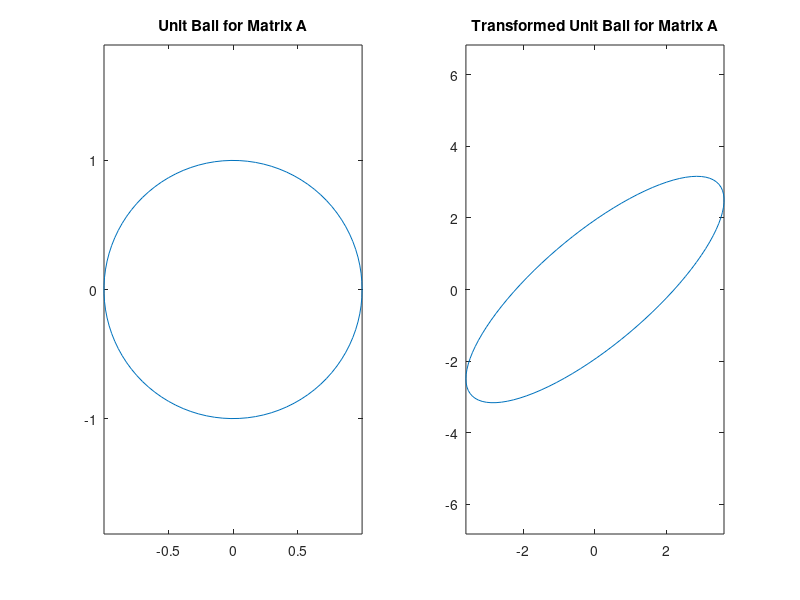
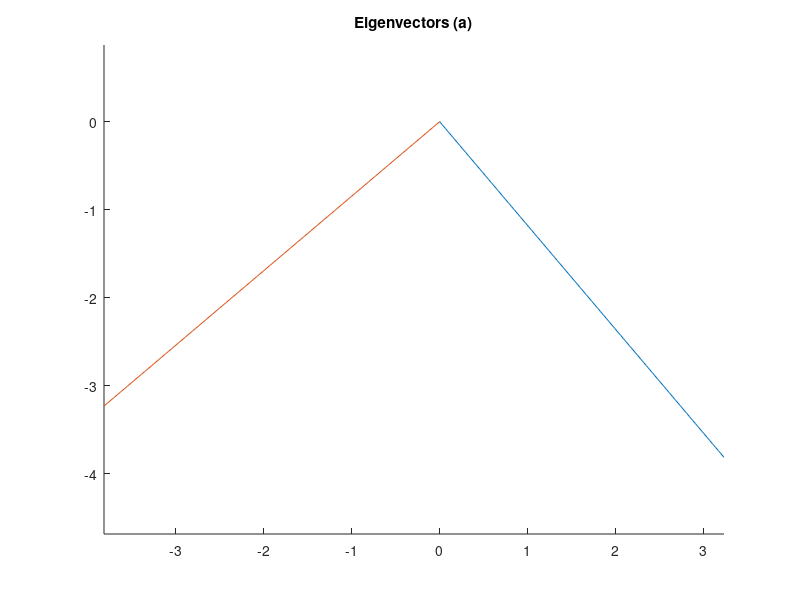
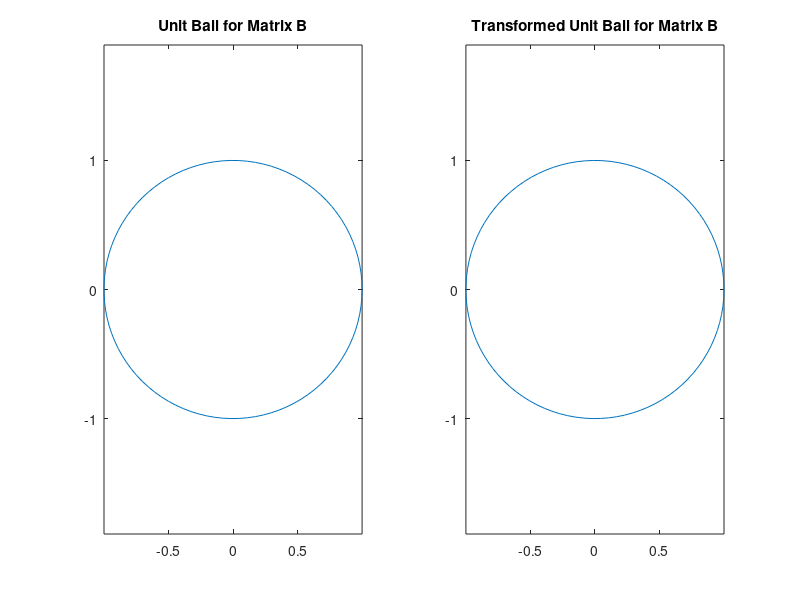
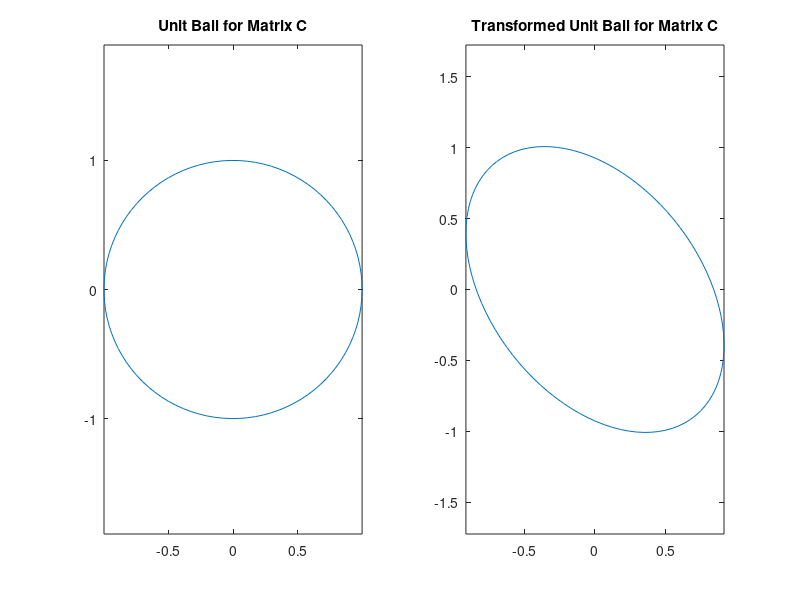

The MATLAB script that drew these images, in order:
% ME564_HW5
% Q1

% a
% Part i: Find Eigenvalues and Eigenvectors
A = [2, 3; 3, 1];
[V, D] = eig(A);

% Part ii: Plot the Unit Ball and Its Transformation
theta = linspace(0, 2*pi, 100);
x = cos(theta);
y = sin(theta);
unitBall = [x; y];

transformedBall = A * unitBall;

figure;
subplot(1,2,1);
plot(x, y);
title('Unit Ball for Matrix A');
axis equal;

subplot(1,2,2);
plot(transformedBall(1,:), transformedBall(2,:));
title('Transformed Unit Ball for Matrix A');
axis equal;

% Part iii: Plot the Eigenvectors
maxLength = 5;
length = linspace(0, maxLength, 100);

figure;
hold on;
for i = 1:size(V, 2)
    v = V(:, i);
    plot(length * v(1), length * v(2));
end
title('Eigenvectors (a)');
axis equal;
hold off;

% Part iv: Find the Value of maxLength
eigenvalues = diag(D);
maxLengthValues = 1 ./ eigenvalues;

disp('Values of maxLength for each eigenvector (a):');
disp(maxLengthValues);

% b

% answer to d: The reason eigenvectors were not plotted for part (b) is 
% likely because the matrix A in that part is a rotation matrix & for a 
% 2D rotation matrix, the eigenvalues & eigenvectors are complex. 
% So the reason might be: Plotting complex eigenvectors in the same 
% 2D space as the unit ball and its transformation would not be meaningful, 
% as the eigenvectors would not lie in the same real plane.

% Part i: Find Eigenvalues and Eigenvectors for Matrix B
A = [cos(pi/5), -sin(pi/5); sin(pi/5), cos(pi/5)];
[V, D] = eig(A);

% Display Eigenvalues and Eigenvectors
disp('Eigenvalues (b):');
disp(diag(D));
disp('Eigenvectors (b):');
disp(V);

% Part ii: Plot the Unit Ball and Its Transformation for Matrix B
theta = linspace(0, 2*pi, 100);
x = cos(theta);
y = sin(theta);
unitBall = [x; y];

transformedBall = A * unitBall;

figure;
subplot(1,2,1);
plot(x, y);
title('Unit Ball for Matrix B');
axis equal;

subplot(1,2,2);
plot(transformedBall(1,:), transformedBall(2,:));
title('Transformed Unit Ball for Matrix B');
axis equal;

% c
% Part i: Find Eigenvalues and Eigenvectors for Matrix C
A = [7/8, -1/4; -1/8, 1];
[V, D] = eig(A);

% Display Eigenvalues and Eigenvectors
disp('Eigenvalues (c):');
disp(diag(D));
disp('Eigenvectors (c):');
disp(V);

% Part ii: Plot the Unit Ball and Its Transformation for Matrix C
theta = linspace(0, 2*pi, 100);
x = cos(theta);
y = sin(theta);
unitBall = [x; y];

transformedBall = A * unitBall;

figure;
subplot(1,2,1);
plot(x, y);
title('Unit Ball for Matrix C');
axis equal;

subplot(1,2,2);
plot(transformedBall(1,:), transformedBall(2,:));
title('Transformed Unit Ball for Matrix C');
axis equal;

% Part iii: Plot the Eigenvectors for Matrix C
maxLength = 5;
length = linspace(0, maxLength, 100);

figure;
hold on;
for i = 1:size(V, 2)
    v = V(:, i);
    plot(length * v(1), length * v(2));
end
title('Eigenvectors for Matrix C');
axis equal;
hold off;

% Part iv: Find the Value of maxLength for Matrix C
eigenvalues = diag(D);
maxLengthValues = 1 ./ eigenvalues;

disp('Values of maxLength for each eigenvector for Matrix C:');
disp(maxLengthValues);
